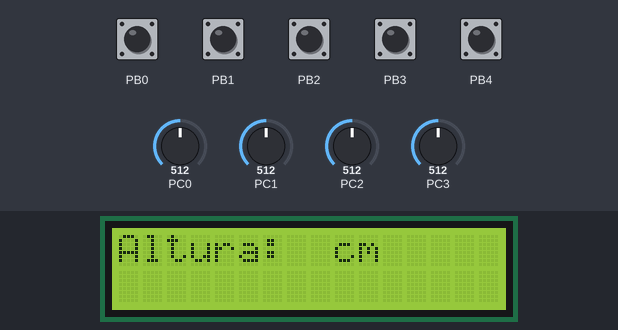
Recording of a program running on a simulated ATmega328P, built with avr-gcc and emulated at 16 MHz. Shown: 16×2 character LCD. Wiring (inferred from the names in the program): character LCD (HD44780): RS PD2; E PD3; data PD4, PD5, PD6, PD7. The inputs (shaded band) are chosen by the test bench; at power-on: PB0–4 HIGH, PC0 = 512, PC1 = 512, PC2 = 512, PC3 = 512. What the program prints to the serial monitor is not drawn.

Above: at 11.6 s.
11.7 s: PB0 pulled LOW for 0.15 s
At 13.1 s:
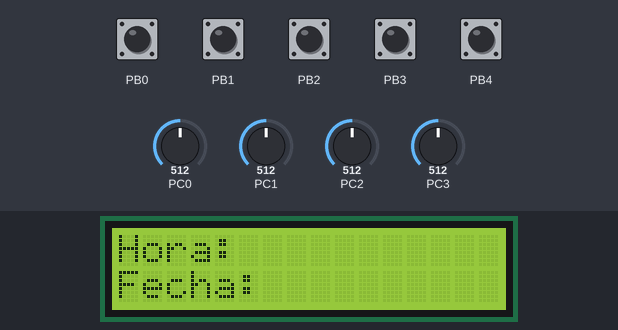
13.4 s: PB0 pulled LOW for 1 s
At 15.4 s:
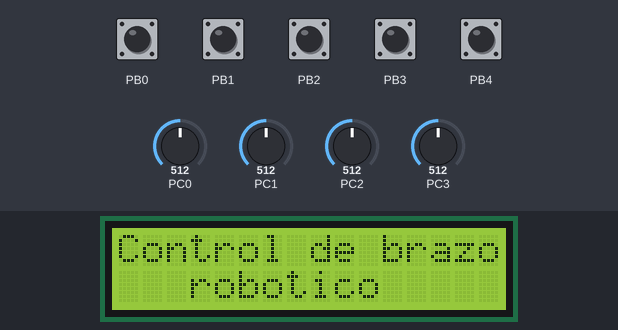
16.5 s: PB0 pulled LOW for 0.15 s
At 17.9 s:
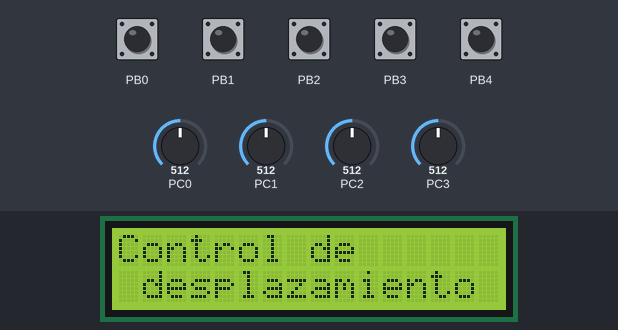
18.2 s: PB0 pulled LOW for 0.15 s
At 22.0 s:
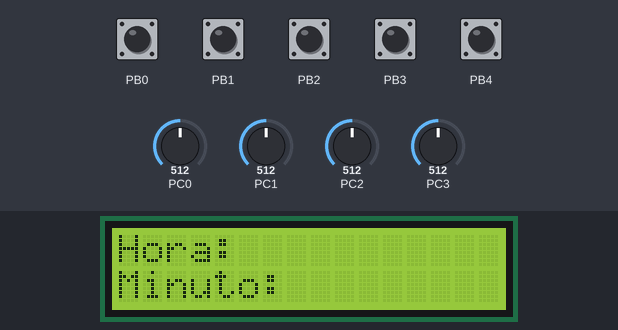
23.0 s: PB1 pulled LOW for 1 s
At 24.7 s:
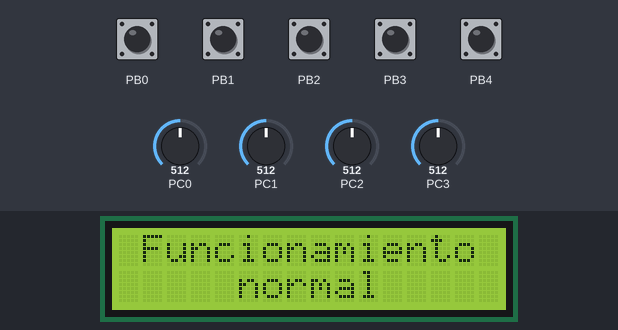
25.6 s: PB0 pulled LOW for 1 s
At 29.9 s:
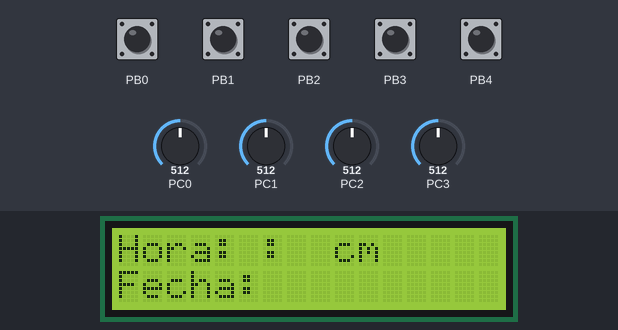
Timing chart, 0 to 31.4 s (numbered marks = the images above; inputs shaded):
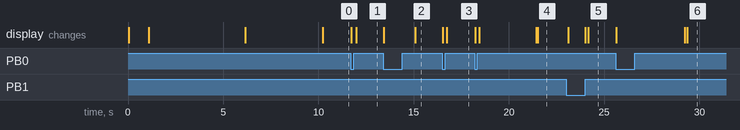

The program:

main.c
```c
//******************************************************************************
// Universidad Del Valle De Guatemala
// IE2023: Electrónica digital 2
// Autor: Samuel Tortola - 22094, Alan Gomez - 22115
// Proyecto: Proyecto 1: Red de sensores
// Hardware: Atmega328p
// Creado: 4/08/2024
// Última modificación: 11/08/2024
//******************************************************************************
  //CODIGO DEL CONTROL, controla los Jostick y los pulsadores de los menús

#define F_CPU 16000000
#include <avr/io.h>
#include <stdint.h>
#include <util/delay.h>
#include <avr/interrupt.h>
#include <stdio.h>
#include <stdlib.h>
#include <stdbool.h>
#include <util/twi.h>
#include <string.h>

#include "LCD/LCD.h"
#include "UART/UART.h"
#include "ADC/ADC.h"


#define BUFFER_SIZE 30   //Lista buffer para almacenar la fecha y hora completa y dos partes para almacenar indivual la fecha y hora
#define PART1_SIZE 10
#define PART2_SIZE 15

volatile char receivedChar = 0;    //Variable que almacena el valor del UART
int activa2 = 0, caso = 0, pot1x = 0, pot2y = 0, pot1y = 0, pot2x = 0, activaADC = 1;
volatile int  activador = 0;

volatile int8_t encoder_value = 0;   //Variable que almacena el valor del encoder
uint8_t last_state = 0;    //Variable de proceso para almacenar temeporalmente el valor del encoder
uint8_t cambioencoder = 0, cambioencoder2 = 0;  //Variable apra cambiar entre aumentar horas o minutos


volatile char receivedBuffer[BUFFER_SIZE]; // Buffer para almacenar la cadena recibida
char part1[PART1_SIZE]; // Buffer para la primera parte
char part2[PART2_SIZE]; // Buffer para la segunda parte
volatile uint8_t bufferIndex = 0; // Índice para el buffer

int hora1 = 0, minuto1 = 0, normal = 0, activador3 = 0, gas = 0;


void setup(void);
void splitBuffer(void);


void setup(void){
	cli();  //Apagar interrupciones
	DDRD = 0xFF;  //Puerto D como salida
	DDRB = 0b00000000;   //PB0, PB1 como entrada de pulsadores, PB2 como CLK del encoder, PB3 como DT del encoder, PB4 como SW del encoder
	PORTB = 0b00011111;		//pull up encendido

	PCMSK0 |= (1 << 0)|(1 << 1)|(1 << 2)|(1 << 3)|(1 << 4); //PCINT0, PCINT1, PCINT2, PCINT3, PCINT4
	PCICR |= (1 << 0); //Mascara de interrupción

	Lcd_Init_4bits();
	initUART9600();  //Iniciar UART
	initADC();   //Iniciar la funcion de ADC

	_delay_ms(1000);
	Lcd_Set_Cursor(1,0);       //Menú de inicio
	Lcd_Write_String("  Bienvenido al");
	Lcd_Set_Cursor(2,0);
	Lcd_Write_String("    control");
	_delay_ms(5000);
	Lcd_Clear();
	sei(); //Activar interrupciones
}


int main(void)
{
    setup();


    while (1)
    {


		if (activador == 0 && activador3 == 0)
		{
			Lcd_Set_Cursor(1,0);          //Menú de funcionamiento normal, o sea, todo en automático
			Lcd_Write_String(" Funcionamiento");
			Lcd_Set_Cursor(2,3);
			Lcd_Write_String("  normal");
			_delay_ms(4000);
			normal = 1;
			gas = 0;
			Lcd_Clear();
			activador3 = 1;


		}

		else if (activador == 1)
		{
			normal = 0;
			writeUART('A');
			Lcd_Set_Cursor(1,0);
			Lcd_Write_String("Hora: ");
			Lcd_Write_String(part1);  // Muestra la cadena recibida
			Lcd_Set_Cursor(2,0);
			Lcd_Write_String("Fecha:");
			Lcd_Write_String(part2); // Muestra la cadena recibida
			_delay_ms(1000);
		}

		else if (activador == 2)
		{
			Lcd_Set_Cursor(1,0);
			Lcd_Write_String("Control de brazo");  //Menú de control de brazo robótico individual
			Lcd_Set_Cursor(2,3);
			Lcd_Write_String("robotico");
			activaADC = 0;   //Activar lectura de ADC
			writeUART('B');
			_delay_ms(5);

			if (pot1x >= 250)         //Verificar que potenciómetro cambio a su valor correcto para enviar el dato
			{
				writeUART('C');   //Enviar el dato de que servomotor se debe de mover
			}

			if (pot1x <= 10)
			{
				writeUART('D');
			}

			if (pot1y >= 250)
			{
				writeUART('F');
			}

			if (pot1y <= 10)
			{
				writeUART('E');
			}


			if (pot2x >= 230)
			{
				writeUART('G');
			}


			if (pot2x <= 30)
			{
				writeUART('H');
			}

			if (pot2y >= 250)
			{
				writeUART('I');
			}

			if (pot2y <= 10)
			{
				writeUART('J');
			}


		}

		else if (activador == 3)
		{
			_delay_ms(5);
			Lcd_Set_Cursor(1,0);
			Lcd_Write_String("Control de");  //Menú para mover la máquina completa con las llantas
			Lcd_Write_String(" ");
			Lcd_Write_String(" ");
			Lcd_Write_String(" ");
			Lcd_Write_String(" ");
			Lcd_Write_String(" ");
			Lcd_Write_String(" ");
			Lcd_Set_Cursor(2,1);
			Lcd_Write_String("desplazamiento");
			writeUART('R');
			_delay_ms(5);

			if (pot1y >= 250)
			{
				writeUART('E');
			}

			if (pot1y <= 10)
			{
				writeUART('F');
			}


			if (pot2x >= 250)
			{
				writeUART('G');
			}


			if (pot2x <= 10)
			{
				writeUART('H');
			}


		}

		else if (activador == 4)
		{
			_delay_ms(5);
			Lcd_Set_Cursor(1,0);
			Lcd_Write_String("Cambio de");  //Menú para cambiar la hora de activado de la banda
			Lcd_Write_String(" ");
			Lcd_Write_String(" ");
			Lcd_Write_String(" ");
			Lcd_Write_String(" ");
			Lcd_Write_String(" ");
			Lcd_Write_String(" ");
			Lcd_Set_Cursor(2,0);
			Lcd_Write_String("hora de activado");
			_delay_ms(3000);
			activador = 5;
			Lcd_Clear();
			_delay_ms(50);
			activaADC = 1;

		}

		else if (activador == 6)
		{
			_delay_ms(5);
			Lcd_Set_Cursor(1,0);
			Lcd_Write_String("Cambio de");  //Menú para cambiar la hora de apagado de la banda
			Lcd_Write_String(" ");
			Lcd_Write_String(" ");
			Lcd_Write_String(" ");
			Lcd_Set_Cursor(2,0);
			Lcd_Write_String("hora de apagado");
			_delay_ms(3000);
			activador = 7;
			Lcd_Clear();
			_delay_ms(50);

		}

		else if (activador == 7)
		{
			writeUART('Y'); //enviar comando para cambiar la hora de apagado de la banda transportadora
			Lcd_Set_Cursor(1,0);
			Lcd_Write_String("Hora: ");
			Lcd_Write_String(part1);
			Lcd_Set_Cursor(2,0);
			Lcd_Write_String("Minuto: ");
			Lcd_Write_String(part2);
			_delay_ms(100);

		}

		else if (activador == 5)
		{
			writeUART('T'); //enviar comando para cambiar la hora de encendido de la banda transportadora
			Lcd_Set_Cursor(1,0);
			Lcd_Write_String("Hora: ");
			Lcd_Write_String(part1);
			Lcd_Set_Cursor(2,0);
			Lcd_Write_String("Minuto: ");
			Lcd_Write_String(part2);
			_delay_ms(100);

		}


		if (normal == 1 && gas == 0)
		{
			writeUART('K');

			if (strcmp(part1, "0") == 0) //Compara la cadena que tiene part1, con la cadena 0
			{
				Lcd_Set_Cursor(1,0);
				Lcd_Write_String("Sistema esta ");
				Lcd_Set_Cursor(2,4);
				Lcd_Write_String("apagado");
			}


			else  if (strcmp(part1, "1") == 0) //Compara la cadena que tiene part1, con la cadena 1
			{
				Lcd_Clear();
				_delay_ms(1000);
				Lcd_Set_Cursor(1,0);
				Lcd_Write_String("Se detecto gas");
				Lcd_Set_Cursor(2,4);
				Lcd_Write_String("              ");
				gas = 1;
				_delay_ms(4000);
			}

			else
			{
				Lcd_Set_Cursor(1,0);
				Lcd_Write_String("Altura: ");
				Lcd_Write_String(part1);
				Lcd_Write_String(" cm");
				Lcd_Set_Cursor(2,0);
				Lcd_Write_String("                ");
			}


			_delay_ms(100);
		}


		if (activaADC == 0)  //Cuando se desea controlar las llantas o el brazo desde el control
		{
			ADCSRA |= (1 << ADSC);   //Leer puerto de ADC
		}


    }
}


ISR(USART_RX_vect)
{
	receivedChar = UDR0; // Almacena el carácter recibido

	 if (receivedChar == '\n' || receivedChar == '\r') {
		 // Fin de la cadena, terminar de recibir
		 receivedBuffer[bufferIndex] = '\0'; // Terminar la cadena con null
		 bufferIndex = 0; // Reiniciar el índice del buffer
		 splitBuffer(); // Dividir el buffer en dos partes
		 }
		 else {
		 if (bufferIndex < BUFFER_SIZE - 1) {
			 receivedBuffer[bufferIndex++] = receivedChar; // Almacenar el carácter en el buffer
		 }
	 }

	while(!(UCSR0A & (1<<UDRE0)));    //Mientras haya caracteres

}


void splitBuffer(void) {    //Función para dividir la trama de la fecha y la hora
	// Convertir volatile char * a char * para usar con strchr
	char *nonVolatileBuffer = (char *)receivedBuffer;

	// Buscar el delimitador
	char *delimiter = strchr(nonVolatileBuffer, '_');
	if (delimiter != NULL) {
		// Calcular la longitud de cada parte
		size_t index = delimiter - nonVolatileBuffer;
		if (index < PART1_SIZE) {
			strncpy(part1, nonVolatileBuffer, index); // Copiar la primera parte
			part1[index] = '\0'; // Terminar la cadena
		}
		strncpy(part2, delimiter + 1, PART2_SIZE - 1); // Copiar la segunda parte
		part2[PART2_SIZE - 1] = '\0'; // Terminar la cadena

	}


}


ISR (ADC_vect){

	if (activa2 == 0){
		switch (caso){
			case 0:
			ADMUX &= ~((1<<MUX2)|(1<<MUX1)|(1<<MUX0));
			caso = 1;
			pot1x = ADCH;
			break;

			case 1:
			ADMUX &= ~((1<<MUX2)|(1<<MUX1)|(1<<MUX0));
			ADMUX |= (1<<MUX0);
			caso = 2;
			pot1y = ADCH;
			break;

			case 2:
			ADMUX &= ~((1<<MUX0)|(1<<MUX1)|(1<<MUX2));
			ADMUX|=(1<<MUX1);
			caso = 3;
			pot2x = ADCH;
			break;

			case 3:
			ADMUX &= ~((1<<MUX0)|(1<<MUX1)|(1<<MUX2));
			ADMUX|=(1<<MUX0)|(1<<MUX1);
			caso = 0;
			pot2y = ADCH;
			break;
		}

	}
	ADCSRA |= (1 << ADIF);	//Apagar bandera de interrupcion
}


ISR(PCINT0_vect){

	if(((PINB) & (1<<0)) == 0){   //Condicional que compara si se presionó el pulsador 1
		_delay_ms(20);  //antirrebote

		Lcd_Clear();
		_delay_ms(70);
		activador = activador + 1;
		_delay_ms(10);

		if (activador >= 8)
		{
			activador = 0;
			activador3 = 0;
			Lcd_Clear();
		}


		while ((PINB & (1 << PINB0)) == 0)   //While para evitar mas pulsos
		{
			_delay_ms(10);
		}
	}


	if(((PINB) & (1<<1)) == 0){   //Condicional que compara si se presionó el pulsador  2
		_delay_ms(30);  //antirrebote

		activaADC = 1; //Desactivar la lectura de ADC
		activador = 0;
		gas = 0;
		activador3 = 0;
		_delay_ms(70);
		Lcd_Clear();
		_delay_ms(20);

		while ((PINB & (1 << PINB1)) == 0)   //While para evitar mas pulsos
		{
			_delay_ms(10);
		}

	}


	  if (activador == 5 || activador == 7)
	  {

		 //Lectura de cambios en el encoder
		   uint8_t current_state_clk = PINB & (1 << PINB2);
		   uint8_t current_state_dt = PINB & (1 << PINB3);

		   if (current_state_clk != last_state) { // Detectar cambio de estado en CLK

			   if (current_state_clk == 0) {  // Si CLK ha cambiado de 1 a 0
				   // Si DT es diferente de CLK, entonces es una rotación en sentido horario
				   if (current_state_dt == 0)
				       {
						   if (cambioencoder == 0)
						   {
							   writeUART('a');
						   }

						   else{
							   writeUART('c');
						   }

					   }

					   else
					   {
					     if (cambioencoder == 0)
					     {
						      writeUART('b');
					     }

					     else{
						      writeUART('d');
					     }

				       }
			   }
			   last_state = current_state_clk; // Actualizar el estado anterior de CLK

		   }


	 if(((PINB) & (1<<PINB4)) == 0){   //Condicional que compara si se presionó el pulsador  en PB4
		 _delay_ms(30);  //antirrebote

		 if (cambioencoder == 0)
		 {
			 cambioencoder = 1;
		 }

		 else{
			 cambioencoder = 0;
		 }


		 while ((PINB & (1 << PINB4)) == 0)   //While para evitar mas pulsos
		 {
			 _delay_ms(10);
		 }

	       }
		 }


}
```

ADC.c
```c
#include "ADC.h"

void initADC(){


	ADMUX &= ~((1<<MUX0)|(1<<MUX1)|(1<<MUX2));
	DIDR0 |= (1 <<ADC0D);	//desabilitar el A0 como digital
	DIDR0 |= (1<<ADC1D);     //desabilitar el A1 como digital
	DIDR0 |= (1<<ADC2D);     //desabilitar el A2 como digital
	DIDR0 |= (1<<ADC3D);     //desabilitar el A3 como digital

	//JUSTIFICACION IZQUIERDA
	ADMUX |= (1<<ADLAR);
	//REFERENCIA INTERNA
	ADMUX |= (1<<REFS0);
	ADMUX &= ~(1 << REFS1);
	// HABILITAR INTERRUPCION
	ADCSRA |= (1<<ADIE);
	//PRESCALER 128
	ADCSRA |= (1<<ADPS2)|(1<<ADPS1)|(1<<ADPS0);
	//HABILITAR ADC
	ADCSRA |= (1<<ADEN);
}
```

ADC.h
```c
#ifndef ADC_H_
#define ADC_H_

#include <avr/io.h>
#include <stdint.h>

void initADC();


#endif
```

UART.c
```c
#include "UART.h"

void initUART9600()
{
	//Paso 1: RX y TX como salida
	DDRD &= ~(1<<DDD0);
	DDRD |= (1<<DDD1);

	//Paso 2:Configurar UCSR0A
	UCSR0A = 0;

	//Paso 3: configurar UCSR0B donde se habilita ISR de recepcion y se habilita RX y TX
	UCSR0B = 0;
	UCSR0B |= (1<<RXCIE0) | (1<<RXEN0) | (1<<TXEN0);

	//Paso 4: Configurar UCSR0C, asincrono, paridad: none, 1 bit stop, data bits de 8 bits
	UCSR0C = 0;
	UCSR0C |= (1<<UCSZ01) | (1<<UCSZ00);

	//Paso 5: Configurar velocidad de baudrate a 9600
	UBRR0 = 103;

}


//Funcion de escritura de una cadena de caracteres
void writeTextUART(char * Texto){
	uint8_t o;
	for(o = 0; Texto[o]!= '\0'; o++){
		while(!(UCSR0A & (1<<UDRE0)));
		UDR0 = Texto[o];
	}
}


//Funcion de escritura de un caracter
void writeUART(char Caracter)
{
	while(!(UCSR0A & (1<<UDRE0)));  //hasta que la bandera este en 1
	UDR0 = Caracter;

}

void UART_PrintNum(uint16_t num) {
	char buffer[6];
	itoa(num, buffer, 10);
	writeTextUART(buffer);
}
```

UART.h
```c
#ifndef UART_H_
#define UART_H_

#include <avr/io.h>
#include <stdint.h>

void initUART9600();
void writeUART(char Caracter);
void writeTextUART(char * Texto);
void UART_PrintNum(uint16_t num);


#endif
```

LCD.c
```c
#include "LCD.h"

void Lcd_Command(unsigned char cmnd) {
	PORTD = (PORTD & 0x0F) | (cmnd & 0xF0); // Enviar parte alta del comando
	PORTD &= ~(1 << RS); // RS = 0, para comando
	PORTD |= (1 << E); // E = 1
	_delay_us(1);
	PORTD &= ~(1 << E); // E = 0
	_delay_us(200);

	PORTD = (PORTD & 0x0F) | (cmnd << 4); // Enviar parte baja del comando
	PORTD |= (1 << E); // E = 1
	_delay_us(1);
	PORTD &= ~(1 << E); // E = 0
	_delay_ms(2);
}

void Lcd_Char(unsigned char data) {
	PORTD = (PORTD & 0x0F) | (data & 0xF0); // Enviar parte alta del dato
	PORTD |= (1 << RS); // RS = 1, para datos
	PORTD |= (1 << E); // E = 1
	_delay_us(1);
	PORTD &= ~(1 << E); // E = 0
	_delay_us(200);

	PORTD = (PORTD & 0x0F) | (data << 4); // Enviar parte baja del dato
	PORTD |= (1 << E); // E = 1
	_delay_us(1);
	PORTD &= ~(1 << E); // E = 0
	_delay_ms(2);
}

void Lcd_Init_4bits() {
	_delay_ms(20); // Esperar a que el LCD inicie
	Lcd_Command(0x02); // Iniciar en modo de 4 bits
	Lcd_Command(0x28); // Configurar LCD en modo de 4 bits, 2 líneas y formato de 5x7
	Lcd_Command(0x0C); // Encender LCD, cursor apagado
	Lcd_Command(0x06); // Modo de incremento automático
	Lcd_Command(0x01); // Limpiar LCD
	_delay_ms(2);
}

void Lcd_Set_Cursor(unsigned char row, unsigned char col) {
	unsigned char pos = 0x80;  // Inicializar con un valor por defecto
	if (row == 1) {
		pos = 0x80 + col;
		} else if (row == 2) {
		pos = 0xC0 + col;
	}
	Lcd_Command(pos);
}

void Lcd_Clear() {
	Lcd_Command(0x01); // Limpiar pantalla
	_delay_ms(2);
}

void Lcd_Write_String(char *str) {
	while (*str) {
		Lcd_Char(*str++);
	}
}

void LCD_number(int num) {
	char buffer[16];
	itoa(num, buffer, 10);  // Convertir el número entero a cadena de caracteres (base 10)
	 if (num < 10) {
		 Lcd_Write_String(" ");  // Sobrescribir el carácter adicional con un espacio en blanco
	 }
	Lcd_Write_String(buffer);     // Enviar la cadena de caracteres al LCD
}
```

LCD.h
```c
#ifndef LCD_H_
#define LCD_H_

#include <avr/io.h>
#include <stdint.h>
#define F_CPU 16000000
#include <util/delay.h>


#define RS PD2
#define E  PD3
#define D4 PD4
#define D5 PD5
#define D6 PD6
#define D7 PD7

void Lcd_Command(unsigned char cmnd);
void Lcd_Char(unsigned char data);
void Lcd_Init_4bits();
void Lcd_Set_Cursor(unsigned char row, unsigned char col);
void Lcd_Clear();
void Lcd_Write_String(char *str);
void LCD_number(int num);


#endif 
```

Measured:
- after the input at 11.7 s, the display: first changes at once (image 1 shows a later state)
- after the input at 13.4 s, the display: first changes at once (image 2 shows a later state)
- after the input at 16.5 s, the display: first changes at once (image 3 shows a later state)
- after the input at 18.2 s, the display: first changes at once (image 4 shows a later state)
- after the input at 23.0 s, the display: first changes after 0.10 s (image 5 shows a later state)
- after the input at 25.6 s, the display: first changes at once (image 6 shows a later state)
